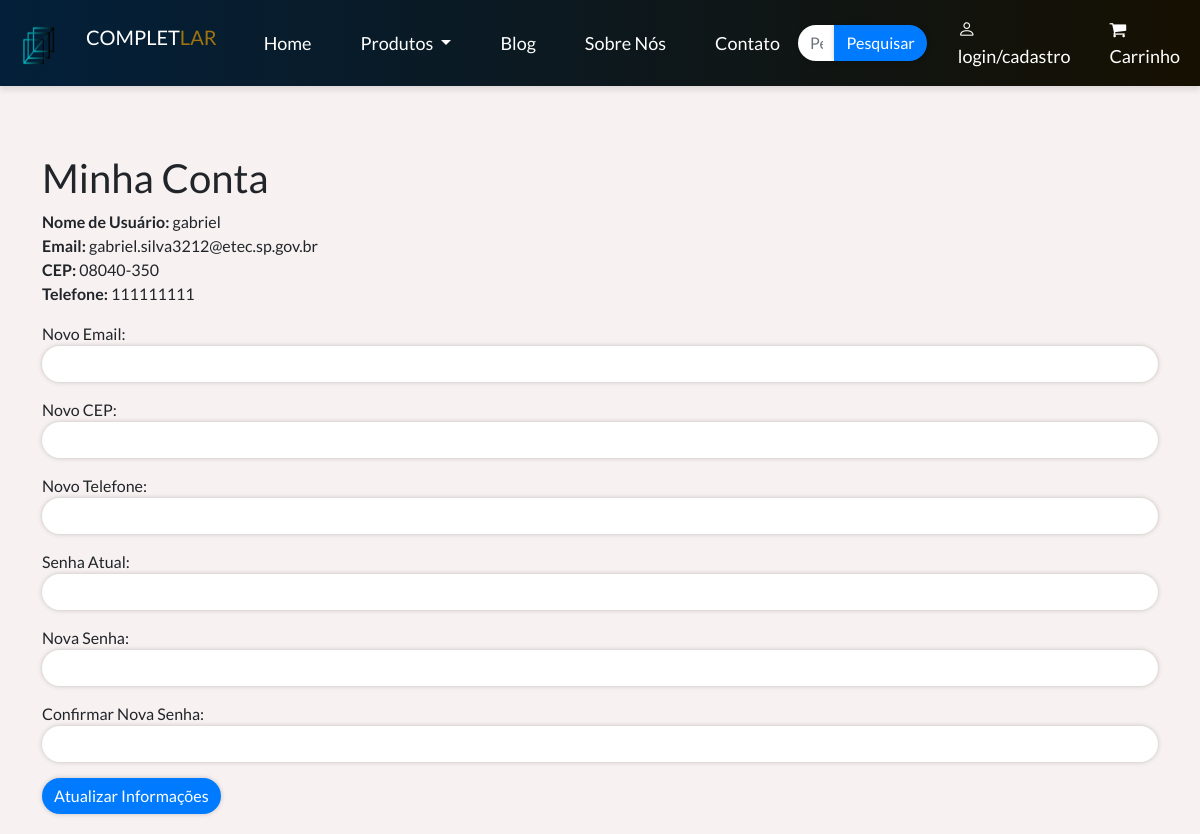
/atualizar_informacoes.php (signed in), run on the app's committed database.
### tables this page shows
CREATE TABLE `loginclientes` (
  `id` int(11) NOT NULL,
  `username` varchar(50) NOT NULL,
  `password` varchar(255) NOT NULL,
  `created_at` datetime DEFAULT current_timestamp(),
  `cep` varchar(70) NOT NULL,
  `email` varchar(150) NOT NULL,
  `telefone` varchar(70) NOT NULL
);

### atualizar_informacoes.php (the view, shortened to what this page needs)
<?php
if (isset($_SESSION['username'])) {
    $pdo = new Conectar();
    $username = $email = $cep = $telefone = '';
    if ($_SERVER["REQUEST_METHOD"] == "POST") {
        $novo_email = $_POST['novo_email'];
        $novo_cep = $_POST['novo_cep'];
        $novo_telefone = $_POST['novo_telefone'];
        $current_password = $_POST['current_password'];
        $new_password = $_POST['new_password'];
        $confirm_password = $_POST['confirm_password'];
        $sql = "UPDATE loginclientes SET email = :novo_email, cep = :novo_cep, telefone = :novo_telefone WHERE username = :username";
        if ($stmt = $pdo->prepare($sql)) {
            $stmt->bindParam(":novo_email", $novo_email, PDO::PARAM_STR);
            $stmt->bindParam(":novo_cep", $novo_cep, PDO::PARAM_STR);
            $stmt->bindParam(":novo_telefone", $novo_telefone, PDO::PARAM_STR);
            $stmt->bindParam(":username", $_SESSION['username'], PDO::PARAM_STR);
            if ($stmt->execute()) {
                $sql = "SELECT username, email, cep, telefone FROM loginclientes WHERE username = :username";
                if ($stmt = $pdo->prepare($sql)) {
                    $stmt->bindParam(":username", $_SESSION['username'], PDO::PARAM_STR);
                    if ($stmt->execute()) {
                        if ($stmt->rowCount() == 1) {
                            $row = $stmt->fetch();
                            $username = $row['username'];
                            $email = $row['email'];
                            $cep = $row['cep'];
                            $telefone = $row['telefone'];
                        }
                    }
                }
            }
        }
        function verifyPassword($username, $password) {
            include "includes/conexao.php";
            $pdo = new Conectar();
            $sql = "SELECT password FROM loginclientes WHERE username = :username";
            $stmt = $pdo->prepare($sql);
            $stmt->bindParam(":username", $username, PDO::PARAM_STR);
            $stmt->execute();
            if ($stmt->rowCount() === 1) {
                $row = $stmt->fetch();
                $hashed_password = $row['password'];
                if ($hashed_password === $password) {
                    return true;
                }
            }
            return false;
        }
        if (!empty($current_password) && !empty($new_password) && !empty($confirm_password)) {
            if (verifyPassword($_SESSION['username'], $current_password)) {
                if ($new_password === $confirm_password) {
                    $hashed_password = password_hash($new_password, PASSWORD_DEFAULT);
                    $sql = "UPDATE loginclientes SET password = :hashed_password WHERE username = :username";
                    if ($stmt = $pdo->prepare($sql)) {
                        $stmt->bindParam(":hashed_password", $hashed_password, PDO::PARAM_STR);
                        $stmt->bindParam(":username", $_SESSION['username'], PDO::PARAM_STR);
                        if ($stmt->execute()) {
                        }
                    }
                } else {
                    $error_message = "As novas senhas não coincidem!";
                }
            } else {
                $error_message = "A senha atual está incorreta!";
            }
        }
    } else {
        $sql = "SELECT username, email, cep, telefone FROM loginclientes WHERE username = :username";
        if ($stmt = $pdo->prepare($sql)) {
            $stmt->bindParam(":username", $_SESSION['username'], PDO::PARAM_STR);
            if ($stmt->execute()) {
                if ($stmt->rowCount() == 1) {
                    $row = $stmt->fetch();
                    $username = $row['username'];
                    $email = $row['email'];
                    $cep = $row['cep'];
                    $telefone = $row['telefone'];
                }
            }
        }
    }
} else {
    header("Location: index.php");
    exit;
}
?>
<!DOCTYPE html>
<html lang="pt-br">
<head>
    <link href="https://cdn.jsdelivr.net/npm/bootstrap@5.0.2/dist/css/bootstrap.min.css" rel="stylesheet">
    <link rel="stylesheet" href="https://cdn.jsdelivr.net/npm/bootstrap-icons@1.5.0/font/bootstrap-icons.css">
    <link rel="stylesheet" href="assets/CSS/home_style.css" />
</head>
<body>
    <?php include 'includes/header.php'; ?>
    <div class="container mt-5">
        <h1>Minha Conta</h1>
        <p>
            <strong>Nome de Usuário:</strong> <?php echo htmlspecialchars($username); ?><br>
            <strong>Email:</strong> <?php echo htmlspecialchars($email); ?><br>
            <strong>CEP:</strong> <?php echo htmlspecialchars($cep); ?><br>
            <strong>Telefone:</strong> <?php echo htmlspecialchars($telefone); ?><br>
        </p>
        <form action="<?php echo htmlspecialchars($_SERVER["PHP_SELF"]); ?>" method="post">
            <div class="mb-3">
                <label for="novo_email">Novo Email:</label>
                <input type="email" class="form-control" id="novo_email" name="novo_email">
            </div>
            <div class="mb-3">
                <label for="novo_cep">Novo CEP:</label>
                <input type="text" class="form-control" id="novo_cep" name="novo_cep">
            </div>
            <div class="mb-3">
                <label for="novo_telefone">Novo Telefone:</label>
                <input type="text" class="form-control" id="novo_telefone" name="novo_telefone">
            </div>
            <div class="mb-3">
                <label for="current_password">Senha Atual:</label>
                <input type="password" class="form-control" id="current_password" name="current_password">
            </div>
            <div class="mb-3">
                <label for="new_password">Nova Senha:</label>
                <input type="password" class="form-control" id="new_password" name="new_password">
            </div>
            <div class="mb-3">
                <label for="confirm_password">Confirmar Nova Senha:</label>
                <input type="password" class="form-control" id="confirm_password" name="confirm_password">
            </div>
            <button type="submit" class="btn btn-primary">Atualizar Informações</button>
        </form>
    </div>
</body>
</html>

### assets/CSS/home_style.css (style rules this page uses)
body, html { background-color: #f7f1f1; margin: 0; padding: 0; height: 100%; width: 100%; overflow-x: hidden; overflow-y: auto; }
* { font-family: 'Lato', sans-serif; }
.form-control { border-radius: 12px; border-color: #251010; }
.container { max-width: 900px; margin: 0 auto; padding: 20px; }

### assets/CSS/header.css (style rules this page uses)
body, html { background-color: #f7f1f1; margin: 0; padding: 0; height: 100%; width: 100%; }
* { font-family: 'Lato', sans-serif; }
body, html { background-color: #f7f1f1; margin: 0; padding: 0; height: 100%; width: 100%; overflow-x: hidden; overflow-y: auto; }
.form-control { border-radius: 12px; border-color: #251010; }
.form-control { border: none; border-radius: 20px; box-shadow: 0 0 5px rgba(0, 0, 0, 0.2); transition: box-shadow 0.3s ease; }
.btn-primary { background-color: #007bff; border: none; border-radius: 20px; box-shadow: 0 0 5px rgba(0, 0, 0, 0.2); transition: background-color 0.3s ease; }

### data on the page
loginclientes: username "gabriel", email "gabriel.silva3212@etec.sp.gov.br", cep "08040-350", telefone "111111111"
